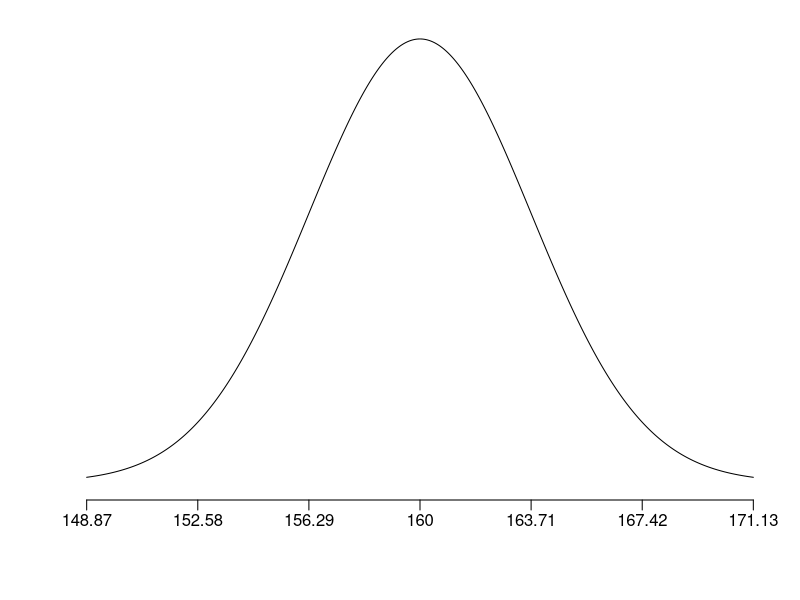

Reproduce this figure in R. (Note: this script raises an error after producing the figure.)
## ---- chunk 1
## DATA GENERATION
mu = sample(50+(0:20)*10, 1)
sig = sample(2:round(mu/3,0), 1)
n = sample(60:200,1)
se = round(sig/sqrt(n),2) 

z = round(runif(1,-2.7,2.7),2)
la = round(pnorm(z),3)
x = round(mu+z*se,2)

Pr = round(1-pnorm(z),3)
## ---- chunk 2
par(mar=c(5,3,1,1))
zs = seq(-3,3,length=1000)
ys = dnorm(zs)
plot(zs, ys, 'l',xlim = c(-3,3), ylim = c(0,0.4),
     ann=FALSE,xaxt="n",yaxt="n",
     lwd=1,bty='n')
axis(side=1, line=0, at=-3:3, labels = FALSE)
mtext(mu+(-3:3)*se,side=1,line=0.5,at=-3:3)
mtext(TeX("$\\bar{x}=$"),line=0.5,side=1,at=-3.5)
axis(side=1, line=2,at=-3:3, labels = FALSE)
mtext(-3:3,side=1,line=2.5,at=-3:3)
mtext(TeX("$z=$"),line=2.5,side=1,at=-3.5)
polygon(c(zs[zs>=z], 3, z),c(ys[zs>=z], 0, 0), col=rgb(1,0,0,0.5))
lines(c(-3,3),c(0,0),'l')
text(2,0.3,label=TeX(sprintf("area = $P(\\bar{X} > %0.2f)$",x)))
